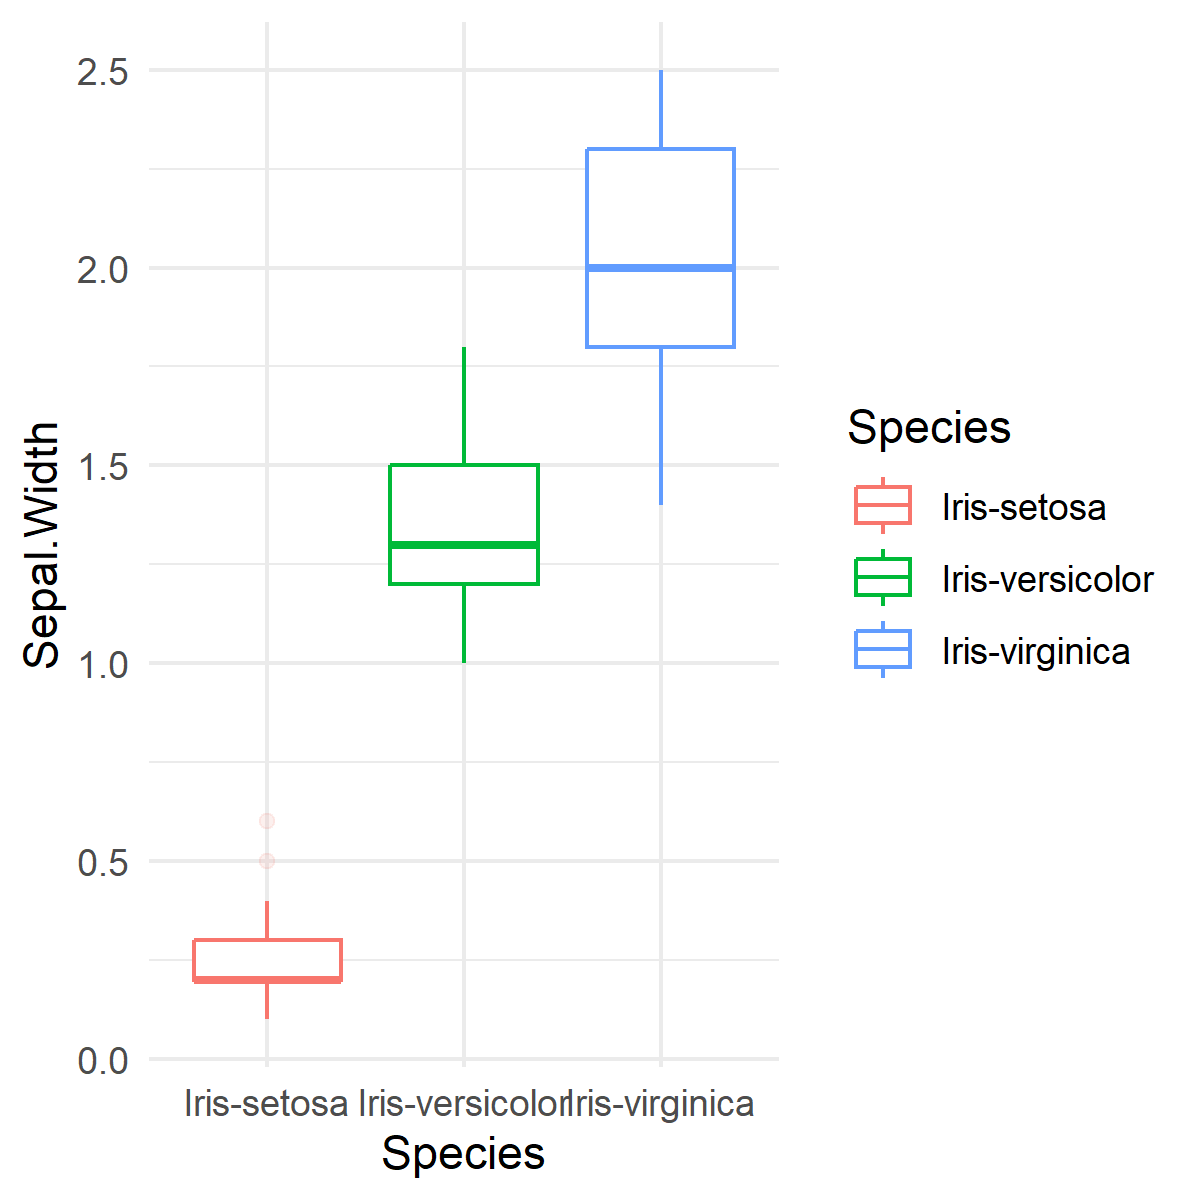

Here is the R script that generated this plot:
#install.packages("readr")
#install.packages("ggplot2")
#install.packages("cowplot")
#install.packages("languageserver")
library(readr)

iris <- read_csv("C:/Users/lihin/OneDrive/Documents/PGSS Computer Science Lab/CMU_PGSS23_CS_LAB/Week 1/iris.csv", 
                 col_names = FALSE, col_types = cols(X1 = col_double()))
colnames(iris) <- c("Petal.Length", "Petal.Width", "Sepal.Length", "Sepal.Width", "Species")
# View(iris)

iris$Species <- as.factor(iris$Species)

# Establish the class of each column of the data frame
print(sapply(iris, class))


# Visualize the distribution of Species in a frequency table
print(table(iris$Species))

# Generate ggplot diagram to visualize a boxplot of Sepal.Width by Species and write this plot out to an image 
# install.packages("ggplot2"); install.packages("cowplot")
library(ggplot2)
library(cowplot)
p1 <- ggplot(iris) + geom_boxplot(aes(x=Species, y=Sepal.Width, color=Species), outlier.alpha = 0.1) + theme_minimal()
save_plot("C:/Users/lihin/OneDrive/Documents/PGSS Computer Science Lab/CMU_PGSS23_CS_LAB/Week 1/iris.png", p1, base_height=4, base_width=4, limitsize=FALSE)
